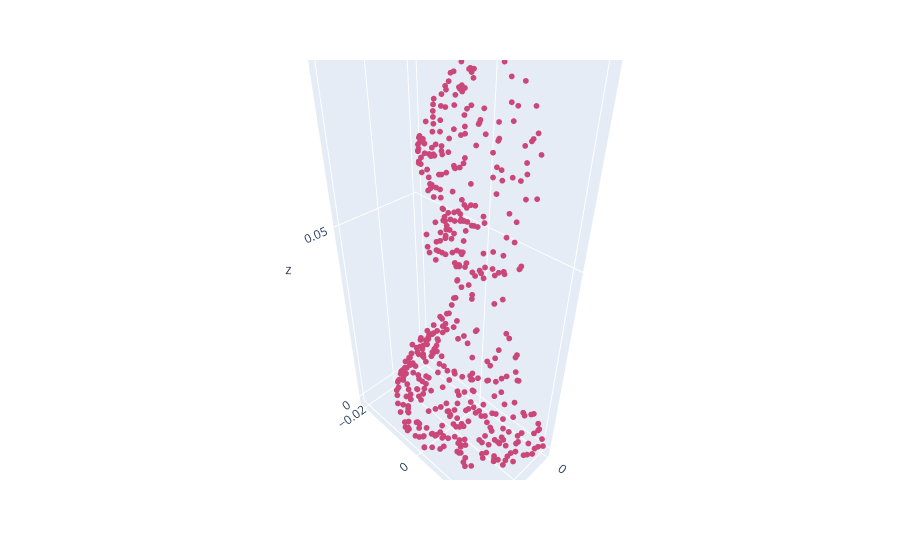

The code cell stored with this chart in its notebook:
### Code cell
multiplot([pcd])

### Figure 1 — Plotly figure (JSON) as saved in the notebook; plotly's stock layout.template omitted (floating-point values rounded to 4 significant figures; data arrays with more than 128 entries replaced by an {"elided": "..."} marker saying what was removed)
{"data": [{"hovertemplate": "<extra></extra>", "legendgroup": "", "marker": {"color": "#636efa", "symbol": "circle"}, "mode": "markers", "name": "", "scene": "scene", "showlegend": false, "type": "scatter3d"}, {"marker": {"color": {"elided": "473 int values"}, "size": 2}, "mode": "markers", "type": "scatter3d", "x": {"elided": "473 float values"}, "y": {"elided": "473 float values"}, "z": {"elided": "473 float values"}}], "layout": {"legend": {"tracegroupgap": 0}, "margin": {"t": 60}, "scene": {"aspectmode": "data", "domain": {"x": [0, 1], "y": [0, 1]}}}}
